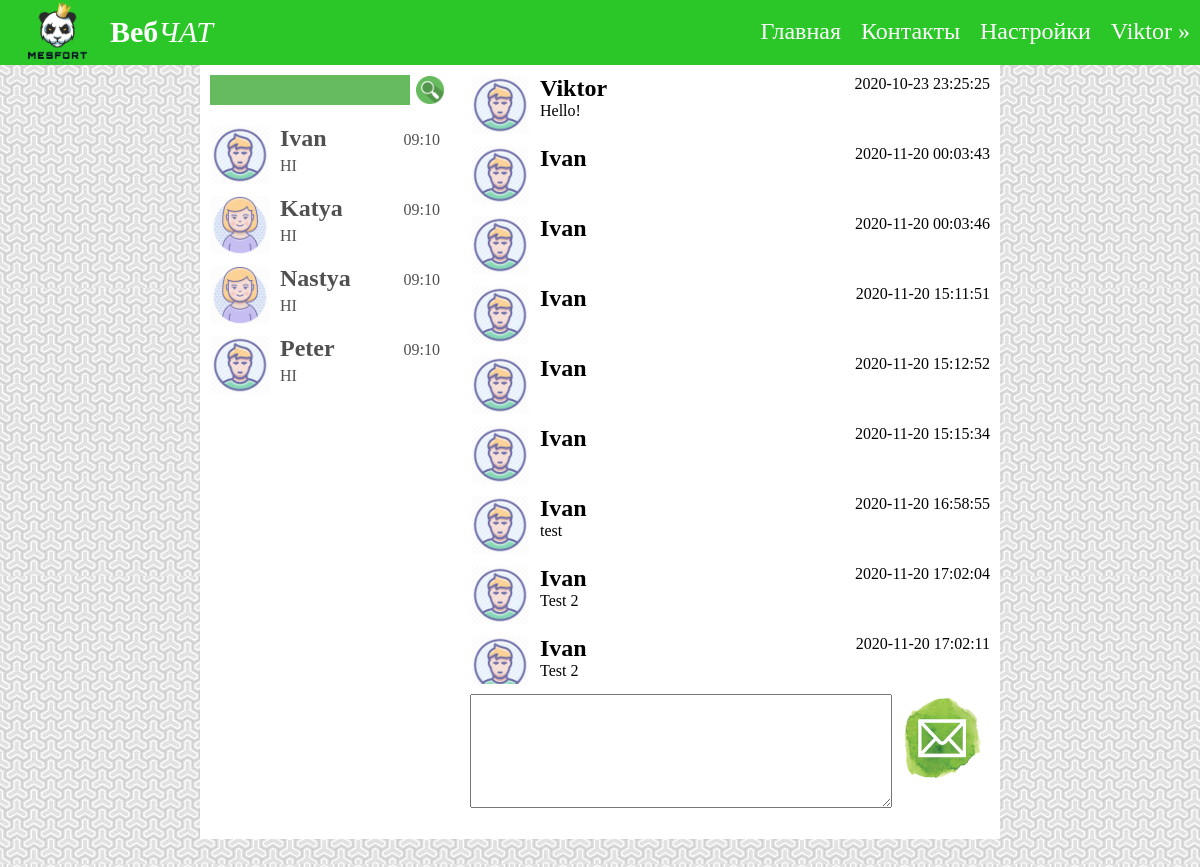
The app's page /chat.local/index.php?user=1 (signed in) with its own data.
### tables this page shows
CREATE TABLE `polzovateli` (
  `id` int(11) NOT NULL,
  `name` varchar(255) NOT NULL,
  `phone` varchar(20) NOT NULL,
  `email` varchar(100) NOT NULL,
  `photo` varchar(255) NOT NULL,
  `password` varchar(255) NOT NULL
);

CREATE TABLE `messages` (
  `id` int(11) NOT NULL,
  `text` text NOT NULL,
  `user_id` varchar(3) NOT NULL,
  `user_id_2` varchar(3) NOT NULL,
  `photo` varchar(255) NOT NULL,
  `name` varchar(20) NOT NULL,
  `time` datetime NOT NULL DEFAULT current_timestamp()
);

### chat.local/configs/nastroyki.php (called while the page is built, shortened)
<?php
if(isset($_COOKIE["user_id"])){
	$polzovatel_id = $_COOKIE["user_id"];
}
?>

### chat.local/modules/messages.php (the view)
<ul>
	<?php
		if(isset($_GET["user"]) || isset($otpravleno_polzovatel_id)) {
			$user_id = null;
			if(isset($_GET["user"])) {
				$user_id = $_GET["user"];
			}else{
				$user_id = $otpravleno_polzovatel_id;
			}
		$sql = "SELECT * FROM messages " .
		" WHERE (user_id=" . $user_id .
			" AND user_id_2=" . $polzovatel_id . ") " .
			" OR (user_id=" . $polzovatel_id . " AND user_id_2=" . $user_id . ")";
		$result = mysqli_query($connect, $sql);
		$col_soobsheniy = mysqli_num_rows($result);
		$i = 0;
		while($i < $col_soobsheniy) {
					$sms = mysqli_fetch_assoc($result);
					?>
					<li>
						<div class="avatar">
									<img src="images/user.png">
								</div>
						<?php
							$sql = "SELECT name FROM polzovateli WHERE id=" . $sms["user_id_2"];
							$polzovatel = mysqli_query($connect, $sql);
							$polzovatel = mysqli_fetch_assoc($polzovatel);
							?>
						<h2><?php echo $polzovatel["name"];?></h2>
						<p><?php echo $sms["text"]; ?></p>
						<div class="time"><?php echo $sms["time"]; ?></div>
				</li>
				<?php
				$i++;
				}
				}
?>
</ul>

### chat.local/chasty_site/shapka.php
<div id = "shapka">
	<div id = "logo">
		<img src = "/images/Mylogo.png"> <span><b>Веб</b><i>ЧАТ</i></span>
	</div>
	<div id = "menu">
		<a href="/">Главная</a>
		<a href="#" id="open-contact">Контакты</a>
		<a href="#" >Настройки</a>
		<?php
		if(isset($_COOKIE["user_id"])){
			$sql = "SELECT * FROM polzovateli WHERE id=" . $_COOKIE["user_id"];
			$result = mysqli_query($connect, $sql);
			$polzovatel = mysqli_fetch_assoc($result);
			?>
				<a href="vihod.php"><?php echo $polzovatel["name"]; ?>  &#187; </a>
			<?php
		}else{
		?>
		<a href="login.php">Войти</a>
		<?php
		}
		?>
	</div>
</div>

### chat.local/modules/spisok.php
<?php
$sql = "SELECT * FROM polzovateli";
$result = mysqli_query($connect, $sql);
$col_polzovateley = mysqli_num_rows($result);
if(isset($_GET["poisk-text"])){
	$sql = "SELECT * FROM `polzovateli` WHERE `name` LIKE '%" . $_GET["poisk-text"] . "%'";
	$result = mysqli_query($connect, $sql);
	$col_polzovateley = mysqli_num_rows($result);
	?>
	<div id="spisok">
<ul>
			<?php
				$i = 0;
				if(isset($_COOKIE["user_id"])) {
					while($i < $col_polzovateley){
						$polzovatel = mysqli_fetch_assoc($result);
						if($_COOKIE["user_id"] != $polzovatel["id"]) {
						echo "<li>";
						echo "<a href='/index.php?user=" . $polzovatel["id"] . "'>";
							echo "<div class=\"avatar\">
									<img src='" . $polzovatel["photo"] ."'>
								</div>";
							echo "<h2>" . $polzovatel["name"] . "</h2>";
							echo "<p>HI</p>";
							echo "<div class=\"time\">09:10</div>";
					echo "</a>";
				echo "</li>";
				$i++;
				}else{
				$i++;
			}
		}
	}
		?>
	</ul>
</div>
<?php
}else{
?>
<div id="spisok">
<ul>
			<?php
				$i = 0;
				if(isset($_COOKIE["user_id"])) {
					while($i < $col_polzovateley){
						$polzovatel = mysqli_fetch_assoc($result);
						if($_COOKIE["user_id"] != $polzovatel["id"]) {
						echo "<li>";
						echo "<a href='/index.php?user=" . $polzovatel["id"] . "'>";
							echo "<div class=\"avatar\">
									<img src='" . $polzovatel["photo"] ."'>
								</div>";
							echo "<h2>" . $polzovatel["name"] . "</h2>";
							echo "<p>HI</p>";
							echo "<div class=\"time\">09:10</div>";
					echo "</a>";
				echo "</li>";
				$i++;
				}else{
				$i++;
			}
		}
	}
		?>
	</ul>
</div>
<?php
}?>

### chat.local/style.css (style rules this page uses)
html { height: 100%; }
body { margin: 0px; background-image: url(images/bg.jpg); height: 100%; }
#shapka { width: 100%; height: 65px; background: #2bc728; }
#logo { width: 115px; height: 100%; position: relative; float: left; }
#logo img { width: 100%; position: absolute; top: -22px; }
#logo span { font-size: 30px; position: absolute; top: 15px; left: 110px; color: white; }
#menu { float: right; height: 100%; }
#menu a { text-decoration: none; color: white; font-size: 24px; height: calc(100% - 18px); display: block; float: left; padding: 18px 10px 0px; }
#spisok { height: calc(100% - 50px); overflow-y: auto; }
#spisok ul { list-style: none; margin: 0; padding: 0; width: 100%; }
#spisok ul li { padding: 10px; position: relative; width: calc(100% - 20px); }
#spisok ul li a { text-decoration: none; color: #505050; }
#spisok ul .avatar { width: 60px; height: 60px; float: left; margin-right: 10px; }
#spisok ul .avatar img { width: 100%; height: 100%; }
#spisok ul li .time { position: absolute; top: 16px; right: 20px; }
#spisok h2, #spisok p { margin: 0; }
#spisok h2 { margin-bottom: 5px; }
#soobshenia ul { list-style: none; margin: 0; padding: 0; }
#soobshenia ul .avatar { width: 60px; height: 60px; float: left; margin-right: 10px; }
#soobshenia ul .avatar img { width: 100%; height: 100%; }
#soobshenia ul li { min-height: 50px; position: relative; padding: 10px; }
#soobshenia ul h2, #soobshenia ul p { margin: 0; }
#soobshenia ul .time { position: absolute; top: 10px; right: 10px; }

### records on screen
polzovateli: name "Viktor"
polzovateli: photo (placeholder picture), name "Ivan"
polzovateli: photo (picture), name "Katya"
polzovateli: photo (picture), name "Nastya"
polzovateli: photo (placeholder picture), name "Peter"
messages: polzovateli.name "Viktor", text "Hello!", time "2020-10-23 23:25:25"
messages: polzovateli.name "Ivan", time "2020-11-20 00:03:43"
messages: polzovateli.name "Ivan", time "2020-11-20 00:03:46"
messages: polzovateli.name "Ivan", time "2020-11-20 15:11:51"
messages: polzovateli.name "Ivan", time "2020-11-20 15:12:52"
messages: polzovateli.name "Ivan", time "2020-11-20 15:15:34"
messages: polzovateli.name "Ivan", text "test", time "2020-11-20 16:58:55"
messages: polzovateli.name "Ivan", text "Test 2", time "2020-11-20 17:02:04"
messages: polzovateli.name "Ivan", text "Test 2", time "2020-11-20 17:02:11"
